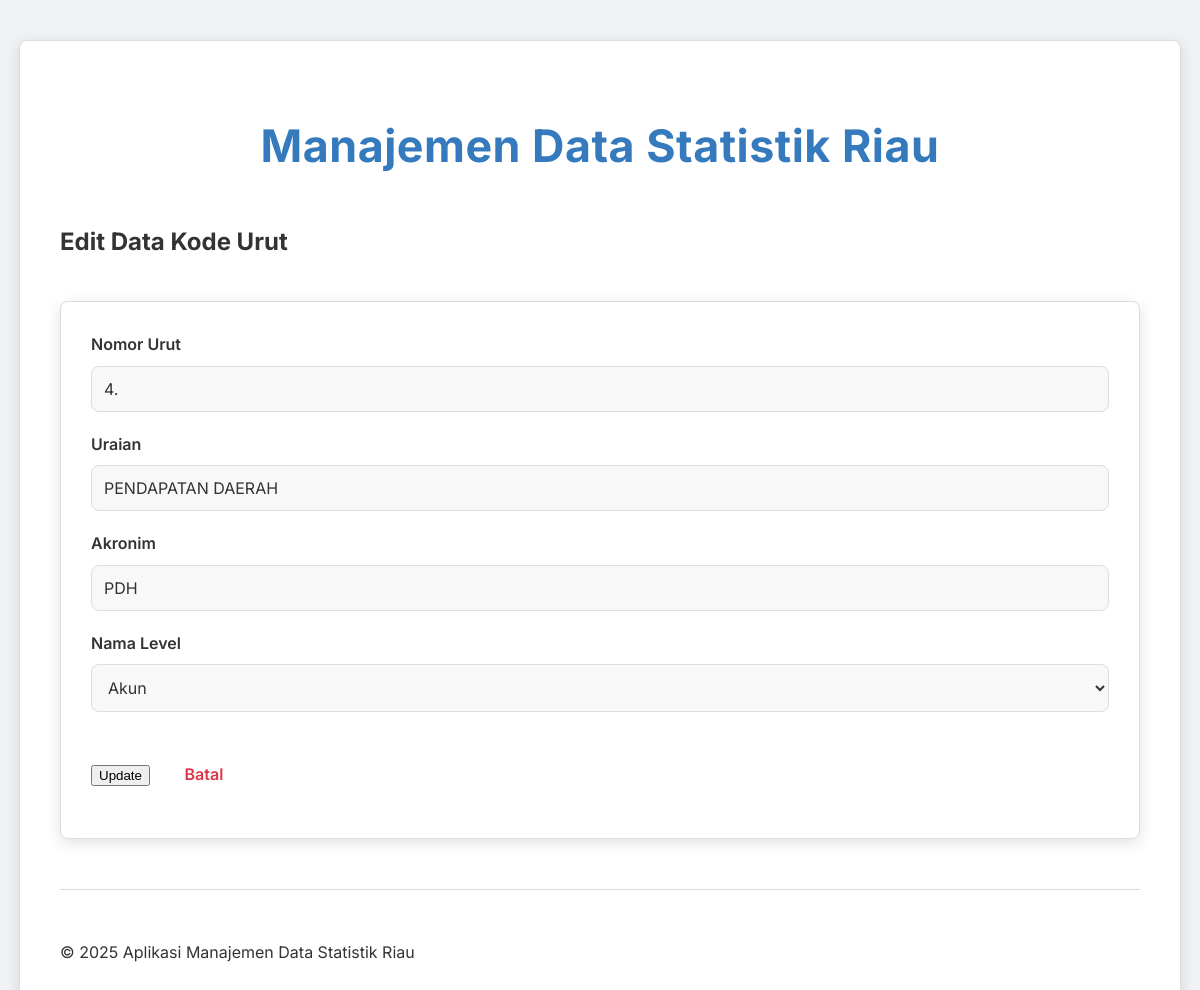
/pages/apbd-kode-urut/update.php?id=1, run on an earlier commit of the app's database.
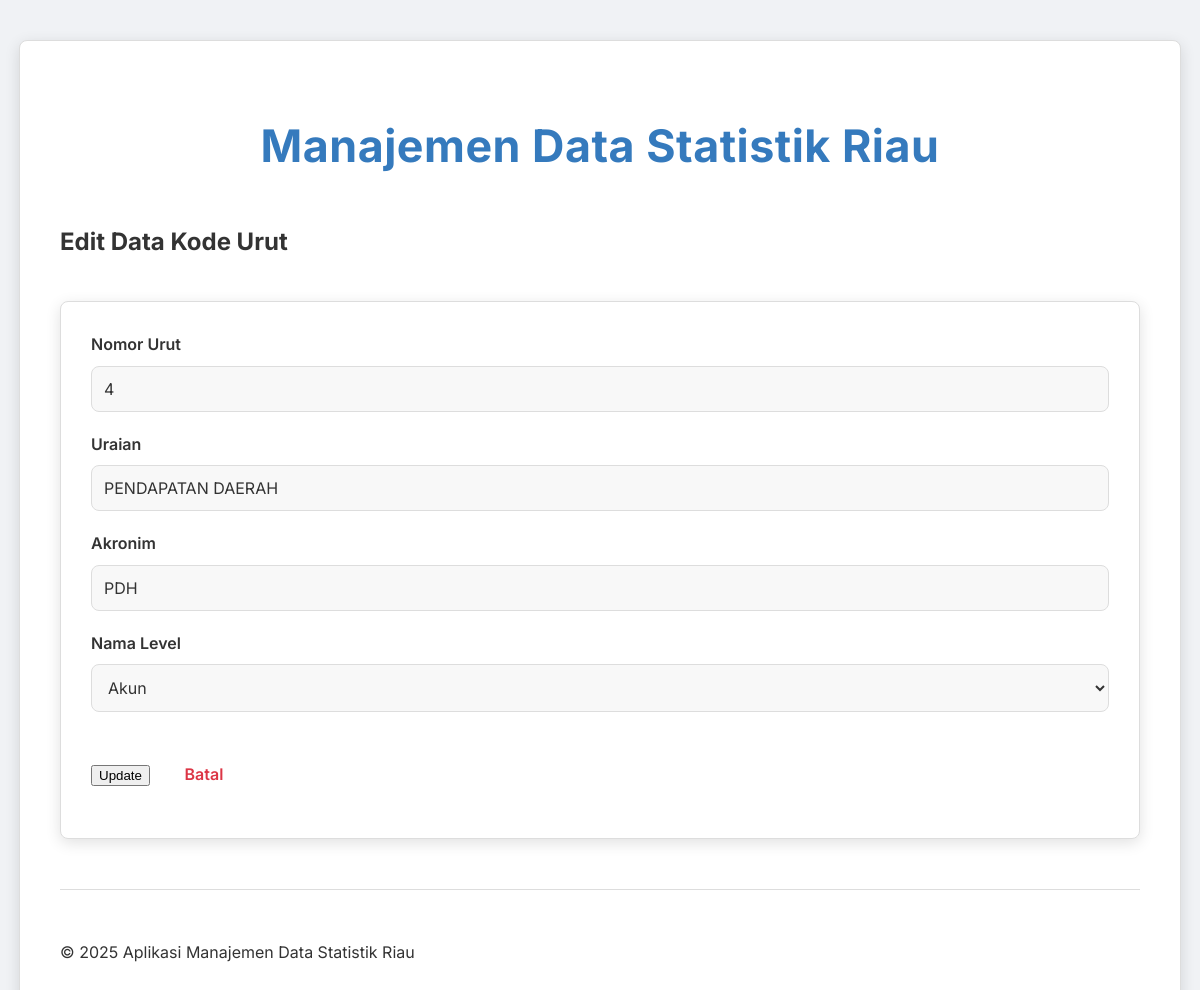
And on a later commit of the database.
### tables this page shows
CREATE TABLE `kode_urut` (
  `id` int(11) NOT NULL,
  `no_urut` varchar(11) DEFAULT NULL,
  `uraian` varchar(255) DEFAULT NULL,
  `akronim` varchar(255) DEFAULT NULL,
  `id_kode_level` int(11) DEFAULT NULL
);

CREATE TABLE `kode_level` (
  `id` int(11) NOT NULL,
  `nama_level` varchar(255) DEFAULT NULL,
  `akronim` varchar(255) DEFAULT NULL
);

### pages/apbd-kode-urut/update.php (the view, shortened to what this page needs)
<?php
include '../../config/database.php';
$id = $nourut = $uraian = $idkodelevel = $akronim = "";
$general_error_message = "";
if (isset($_GET["id"]) && !empty(trim($_GET["id"]))) {
    $id = trim($_GET["id"]);
} elseif (isset($_POST["id"]) && !empty(trim($_POST["id"]))) {
    $id = trim($_POST["id"]);
} else {
    header("location: ../../index.php?error=no_id_found");
    exit();
}
$levels = [];
$sql_levels_reget = "SELECT id, nama_level FROM kode_level ORDER BY id ASC";
$result_levels_reget = $conn->query($sql_levels_reget);
if ($result_levels_reget) {
    while ($row = $result_levels_reget->fetch_assoc()) {
        $levels[] = $row;
    }
}
if ($_SERVER["REQUEST_METHOD"] == "GET" || (!empty($general_error_message) && !empty($id))) {
    $sql_fetch = "SELECT ku.id, ku.no_urut, ku.uraian, ku.akronim, ku.id_kode_level
            FROM kode_urut ku
            WHERE ku.id = ?";
    if ($stmt_fetch = $conn->prepare($sql_fetch)) {
        $stmt_fetch->bind_param("i", $param_id_fetch_reget);
        if ($stmt_fetch->execute()) {
            $result_fetch = $stmt_fetch->get_result();
            if ($result_fetch->num_rows == 1) {
                $row_fetch = $result_fetch->fetch_assoc();
                if ($_SERVER["REQUEST_METHOD"] == "GET" || (!empty($general_error_message) && empty($nourut))) {
                    $nourut = $row_fetch["no_urut"];
                    $uraian = $row_fetch["uraian"];
                    $akronim = $row_fetch["akronim"];
                    $idkodelevel = $row_fetch["id_kode_level"];
                }
            } else {
                header("location: ../../index.php?error=data_not_found_on_reget");
                exit();
            }
        } else {
            error_log("Error executing fetch query on reget: " . $stmt_fetch->error);
            $general_error_message = "Error: Masalah saat mengambil data asli untuk form: " . $stmt_fetch->error;
        }
    } else {
        error_log("Error preparing fetch query on reget: " . $conn->error);
        $general_error_message = "Error: Masalah saat menyiapkan query data asli: " . $conn->error;
    }
}
include '../../templates/header.php';
?>
<h2>Edit Data Kode Urut</h2>
<form action="<?php echo htmlspecialchars($_SERVER["PHP_SELF"]); ?>" method="post">
    <div>
        <label>Nomor Urut</label>
        <input type="text" name="nourut" value="<?php echo htmlspecialchars($nourut); ?>">
    </div>
    <div>
        <label>Uraian</label>
        <input type="text" name="uraian" value="<?php echo htmlspecialchars($uraian); ?>">
    </div>
    <div>
        <label>Akronim</label>
        <input type="text" name="akronim" value="<?php echo htmlspecialchars($akronim); ?>">
    </div>
    <div>
        <label>Nama Level</label>
        <select name="id_kode_level">
            <?php foreach ($levels as $level): ?>
                <option value="<?php echo htmlspecialchars($level['id']); ?>"
                    <?php echo ($idkodelevel == $level['id']) ? 'selected' : ''; ?>>
                    <?php echo htmlspecialchars($level['nama_level']); ?>
                </option>
            <?php endforeach; ?>
        </select>
    </div>
    <div>
        <button type="submit">Update</button>
        <a href="read.php" class="back-link">Batal</a>
    </div>
</form>
<?php
include '../../templates/footer.php';
?>

What changed in the data, as far as the page shows it:
changed kode_urut "PENDAPATAN DAERAH": nourut "4." → "4"
